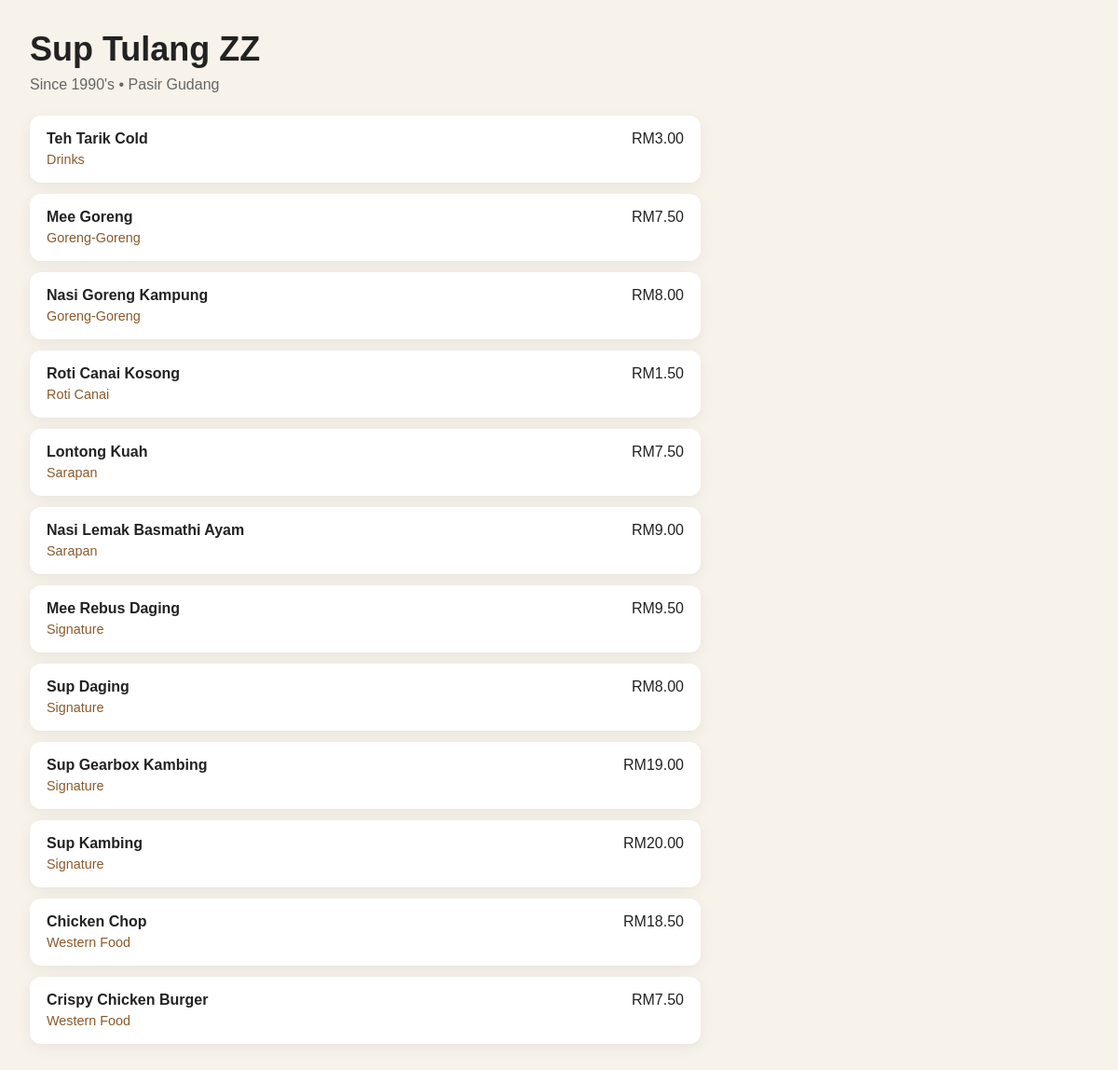
Screenshot of /check_menu.php with the database file from the repository.
### tables this page shows
CREATE TABLE IF NOT EXISTS menu_items (
    item_id INT AUTO_INCREMENT PRIMARY KEY,
    item_name VARCHAR(100) NOT NULL,
    category VARCHAR(50) NOT NULL,
    price DECIMAL(10,2) NOT NULL,
    image VARCHAR(255),
    status VARCHAR(20) DEFAULT 'Available'
);

### check_menu.php (the view, shortened to what this page needs)
<?php
include("config/db.php");
$result = mysqli_query($conn, "SELECT * FROM menu_items ORDER BY category, item_name");
?>
<!DOCTYPE html>
<html lang="en">
<head>
</head>
<body>
    <div class="brand">
        <h1>Sup Tulang ZZ</h1>
        <p>Since 1990's • Pasir Gudang</p>
    </div>
    <div class="menu">
        <?php while ($row = mysqli_fetch_assoc($result)) { ?>
            <div class="item">
                <div>
                    <strong><?php echo htmlspecialchars($row['item_name']); ?></strong>
                    <span class="category"><?php echo htmlspecialchars($row['category']); ?></span>
                </div>
                <div>RM<?php echo number_format((float)$row['price'], 2); ?></div>
            </div>
        <?php } ?>
    </div>
</body>
</html>

### check_menu.php (style rules this page uses)
body { font-family: Arial, sans-serif; margin: 0; padding: 32px; background: #f7f2ea; color: #222; }
.brand { margin-bottom: 24px; }
.brand h1 { margin: 0; font-size: 2.25rem; }
.brand p { margin: 8px 0 0; color: #666; font-size: 1rem; }
.menu { display: grid; gap: 12px; max-width: 720px; }
.item { background: #fff; border-radius: 12px; padding: 16px 18px; box-shadow: 0 4px 16px rgba(0, 0, 0, 0.06); display: flex; justify-content: space-between; gap: 16px; }
.item strong { display: block; margin-bottom: 4px; }
.category { color: #8a5a2b; font-size: 0.9rem; }

### rows the page displays
menu_items: item_name "Teh Tarik Cold", category "Drinks", price "3.00"
menu_items: item_name "Mee Goreng", category "Goreng-Goreng", price "7.50"
menu_items: item_name "Nasi Goreng Kampung", category "Goreng-Goreng", price "8.00"
menu_items: item_name "Roti Canai Kosong", category "Roti Canai", price "1.50"
menu_items: item_name "Lontong Kuah", category "Sarapan", price "7.50"
menu_items: item_name "Nasi Lemak Basmathi Ayam", category "Sarapan", price "9.00"
menu_items: item_name "Mee Rebus Daging", category "Signature", price "9.50"
menu_items: item_name "Sup Daging", category "Signature", price "8.00"
menu_items: item_name "Sup Gearbox Kambing", category "Signature", price "19.00"
menu_items: item_name "Sup Kambing", category "Signature", price "20.00"
menu_items: item_name "Chicken Chop", category "Western Food", price "18.50"
menu_items: item_name "Crispy Chicken Burger", category "Western Food", price "7.50"
